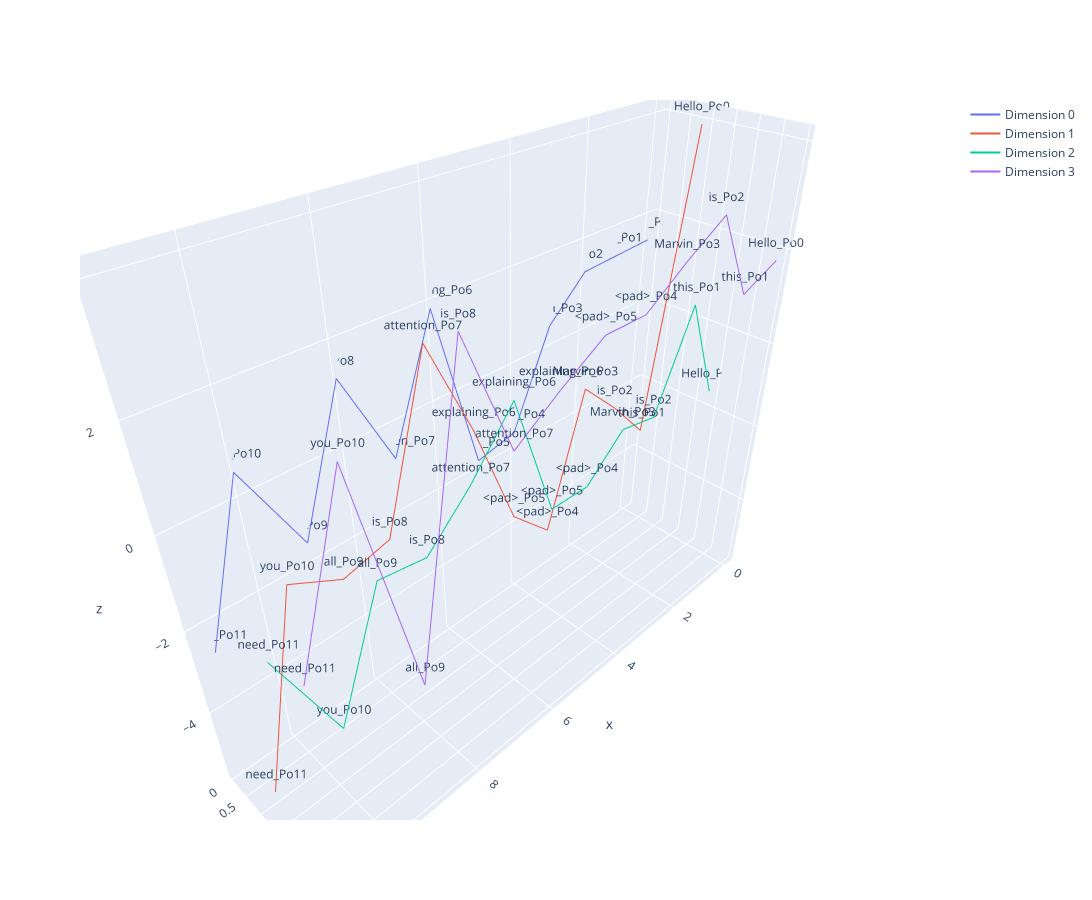

Notebook cell for this chart:
### Code cell
fig = go.Figure()
for num, key_ in enumerate(list(Word_i.keys())):
    # Adding Text
    text_ = [f"{INDEX[position]}_Po{position}" for position in range(0,len(PositionEncoderOutput.columns))]

    # Multiplot Scattter3D
    fig.add_scatter3d(x = Word_i_our_embedding[key_]['x'],y = Word_i_our_embedding[key_]['y'],z = Word_i_our_embedding[key_]['z'], text=text_ ,mode='lines+text',name = f"Dimension {num}")

fig.update_layout(autosize=False,width=1400,height=900,)
fig.show()

### Figure 1 — Plotly figure (JSON) as saved in the notebook; plotly's stock layout.template omitted (floating-point values rounded to 4 significant figures)
{"data": [{"mode": "lines+text", "name": "Dimension 0", "text": ["Hello_Po0", "this_Po1", "is_Po2", "Marvin_Po3", "<pad>_Po4", "<pad>_Po5", "explaining_Po6", "attention_Po7", "is_Po8", "all_Po9", "you_Po10", "need_Po11"], "type": "scatter3d", "x": [0, 1, 2, 3, 4, 5, 6, 7, 8, 9, 10, 11], "y": [0, 0, 0, 0, 0, 0, 0, 0, 0, 0, 0, 0], "z": [1.441, 1.383, 1.326, 0.4888, -1.577, -1.779, 1.867, -0.732, 1.326, -1.504, 0.5103, -2.674]}, {"mode": "lines+text", "name": "Dimension 1", "text": ["Hello_Po0", "this_Po1", "is_Po2", "Marvin_Po3", "<pad>_Po4", "<pad>_Po5", "explaining_Po6", "attention_Po7", "is_Po8", "all_Po9", "you_Po10", "need_Po11"], "type": "scatter3d", "x": [0, 1, 2, 3, 4, 5, 6, 7, 8, 9, 10, 11], "y": [1, 1, 1, 1, 1, 1, 1, 1, 1, 1, 1, 1], "z": [3.974, -2.448, -1.423, -0.5413, -3.581, -2.644, -0.1359, 1.956, -1.423, -1.686, -1.138, -5.498]}, {"mode": "lines+text", "name": "Dimension 2", "text": ["Hello_Po0", "this_Po1", "is_Po2", "Marvin_Po3", "<pad>_Po4", "<pad>_Po5", "explaining_Po6", "attention_Po7", "is_Po8", "all_Po9", "you_Po10", "need_Po11"], "type": "scatter3d", "x": [0, 1, 2, 3, 4, 5, 6, 7, 8, 9, 10, 11], "y": [2, 2, 2, 2, 2, 2, 2, 2, 2, 2, 2, 2], "z": [-1.43, 0.9387, -1.205, -1.039, -1.899, -1.889, 0.919, -0.2671, -1.205, -1.055, -3.724, -1.32]}, {"mode": "lines+text", "name": "Dimension 3", "text": ["Hello_Po0", "this_Po1", "is_Po2", "Marvin_Po3", "<pad>_Po4", "<pad>_Po5", "explaining_Po6", "attention_Po7", "is_Po8", "all_Po9", "you_Po10", "need_Po11"], "type": "scatter3d", "x": [0, 1, 2, 3, 4, 5, 6, 7, 8, 9, 10, 11], "y": [3, 3, 3, 3, 3, 3, 3, 3, 3, 3, 3, 3], "z": [1.848, 1.48, 3.233, 2.702, 2.093, 2.093, 1.535, 0.8992, 3.233, -2.644, 2.213, -0.9911]}], "layout": {"autosize": false, "height": 900, "width": 1400}}
